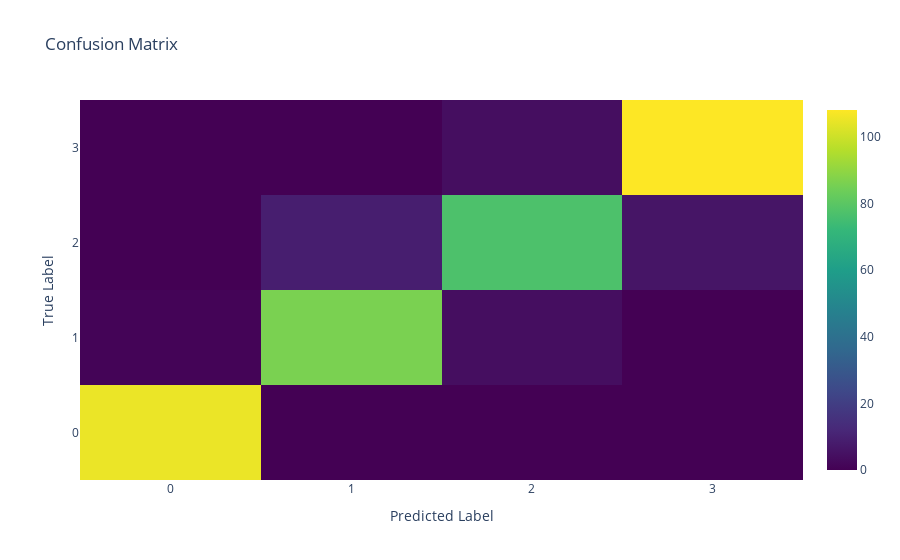

Here is the notebook cell this chart was saved with:
### Code cell
import plotly.graph_objs as go
from sklearn.metrics import ConfusionMatrixDisplay
from sklearn.metrics import confusion_matrix
y_pred = model.predict(min_max_scaler.transform(X_test))
cm = confusion_matrix(y_test, y_pred, labels=model.classes_)
layout = go.Layout(
    title="Confusion Matrix",
    xaxis=dict(title="Predicted Label"),
    yaxis=dict(title="True Label")
)
classes = [f'{value}' for value in model.classes_]
trace = go.Heatmap(z=cm, x=classes, y=classes, colorscale="Viridis")
fig = go.Figure(data=[trace], layout=layout)
fig

### Figure 1 — Plotly figure (JSON) as saved in the notebook; plotly's stock layout.template omitted (floating-point values rounded to 4 significant figures)
{"data": [{"colorscale": [[0, "#440154"], [0.1111, "#482878"], [0.2222, "#3e4989"], [0.3333, "#31688e"], [0.4444, "#26828e"], [0.5556, "#1f9e89"], [0.6667, "#35b779"], [0.7778, "#6ece58"], [0.8889, "#b5de2b"], [1, "#fde725"]], "type": "heatmap", "x": ["0", "1", "2", "3"], "y": ["0", "1", "2", "3"], "z": [[105, 0, 0, 0], [1, 86, 4, 0], [0, 9, 77, 6], [0, 0, 4, 108]]}], "layout": {"title": {"text": "Confusion Matrix"}, "xaxis": {"title": {"text": "Predicted Label"}}, "yaxis": {"title": {"text": "True Label"}}}}
